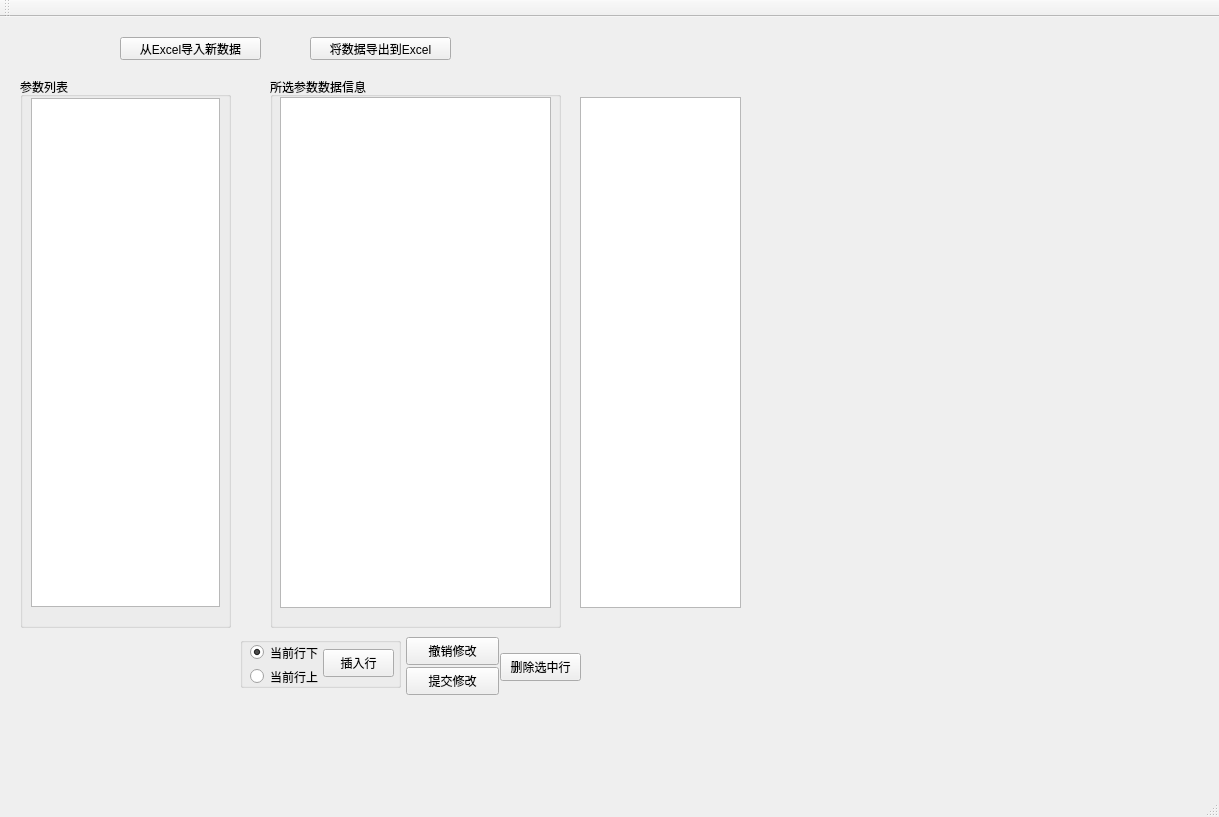
<?xml version="1.0" encoding="UTF-8"?>
<ui version="4.0">
 <class>FlyEditClass</class>
 <widget class="QMainWindow" name="FlyEditClass">
  <property name="geometry">
   <rect>
    <x>0</x>
    <y>0</y>
    <width>1219</width>
    <height>817</height>
   </rect>
  </property>
  <property name="windowTitle">
   <string>FlyEdit</string>
  </property>
  <widget class="QWidget" name="centralWidget">
   <widget class="QPushButton" name="pushButton_Submit">
    <property name="geometry">
     <rect>
      <x>406</x>
      <y>650</y>
      <width>93</width>
      <height>28</height>
     </rect>
    </property>
    <property name="text">
     <string>提交修改</string>
    </property>
   </widget>
   <widget class="QPushButton" name="pushButton_ReMod">
    <property name="geometry">
     <rect>
      <x>406</x>
      <y>620</y>
      <width>93</width>
      <height>28</height>
     </rect>
    </property>
    <property name="text">
     <string>撤销修改</string>
    </property>
   </widget>
   <widget class="QPushButton" name="pushButton_DeleRow">
    <property name="geometry">
     <rect>
      <x>500</x>
      <y>636</y>
      <width>81</width>
      <height>28</height>
     </rect>
    </property>
    <property name="text">
     <string>删除选中行</string>
    </property>
   </widget>
   <widget class="QGroupBox" name="groupBox">
    <property name="geometry">
     <rect>
      <x>240</x>
      <y>620</y>
      <width>161</width>
      <height>51</height>
     </rect>
    </property>
    <property name="title">
     <string/>
    </property>
    <widget class="QRadioButton" name="radioButton_Down">
     <property name="geometry">
      <rect>
       <x>10</x>
       <y>6</y>
       <width>81</width>
       <height>19</height>
      </rect>
     </property>
     <property name="text">
      <string>当前行下</string>
     </property>
     <property name="checked">
      <bool>true</bool>
     </property>
    </widget>
    <widget class="QRadioButton" name="radioButton_Up">
     <property name="geometry">
      <rect>
       <x>10</x>
       <y>30</y>
       <width>81</width>
       <height>19</height>
      </rect>
     </property>
     <property name="text">
      <string>当前行上</string>
     </property>
    </widget>
    <widget class="QPushButton" name="pushButton_InsRow">
     <property name="geometry">
      <rect>
       <x>83</x>
       <y>12</y>
       <width>71</width>
       <height>28</height>
      </rect>
     </property>
     <property name="text">
      <string>插入行</string>
     </property>
    </widget>
   </widget>
   <widget class="QPushButton" name="pushButton_ImportExcel">
    <property name="geometry">
     <rect>
      <x>120</x>
      <y>20</y>
      <width>141</width>
      <height>23</height>
     </rect>
    </property>
    <property name="text">
     <string>从Excel导入新数据</string>
    </property>
   </widget>
   <widget class="QPushButton" name="pushButton_ExportToExcel">
    <property name="geometry">
     <rect>
      <x>310</x>
      <y>20</y>
      <width>141</width>
      <height>23</height>
     </rect>
    </property>
    <property name="text">
     <string>将数据导出到Excel</string>
    </property>
   </widget>
   <widget class="QGroupBox" name="groupBox_2">
    <property name="geometry">
     <rect>
      <x>20</x>
      <y>60</y>
      <width>211</width>
      <height>551</height>
     </rect>
    </property>
    <property name="title">
     <string>参数列表</string>
    </property>
    <widget class="QTreeView" name="treeView_paraList">
     <property name="geometry">
      <rect>
       <x>11</x>
       <y>21</y>
       <width>189</width>
       <height>509</height>
      </rect>
     </property>
    </widget>
   </widget>
   <widget class="QGroupBox" name="groupBox_3">
    <property name="geometry">
     <rect>
      <x>270</x>
      <y>60</y>
      <width>291</width>
      <height>551</height>
     </rect>
    </property>
    <property name="title">
     <string>所选参数数据信息</string>
    </property>
    <widget class="QTableView" name="tableView_Para1">
     <property name="geometry">
      <rect>
       <x>10</x>
       <y>20</y>
       <width>271</width>
       <height>511</height>
      </rect>
     </property>
     <property name="sizePolicy">
      <sizepolicy hsizetype="Expanding" vsizetype="Expanding">
       <horstretch>0</horstretch>
       <verstretch>0</verstretch>
      </sizepolicy>
     </property>
     <property name="dragEnabled">
      <bool>false</bool>
     </property>
    </widget>
   </widget>
   <widget class="QTableWidget" name="tableWidget_paraListCheck">
    <property name="geometry">
     <rect>
      <x>580</x>
      <y>80</y>
      <width>161</width>
      <height>511</height>
     </rect>
    </property>
   </widget>
   <widget class="QCustomPlot" name="customPlot_paraChecked" native="true">
    <property name="geometry">
     <rect>
      <x>760</x>
      <y>140</y>
      <width>441</width>
      <height>391</height>
     </rect>
    </property>
   </widget>
   <zorder>groupBox_3</zorder>
   <zorder>pushButton_Submit</zorder>
   <zorder>pushButton_ReMod</zorder>
   <zorder>pushButton_DeleRow</zorder>
   <zorder>groupBox</zorder>
   <zorder>pushButton_ImportExcel</zorder>
   <zorder>pushButton_ExportToExcel</zorder>
   <zorder>groupBox_2</zorder>
   <zorder>tableWidget_paraListCheck</zorder>
   <zorder>customPlot_paraChecked</zorder>
  </widget>
  <widget class="QMenuBar" name="menuBar">
   <property name="geometry">
    <rect>
     <x>0</x>
     <y>0</y>
     <width>1219</width>
     <height>23</height>
    </rect>
   </property>
  </widget>
  <widget class="QToolBar" name="mainToolBar">
   <attribute name="toolBarArea">
    <enum>TopToolBarArea</enum>
   </attribute>
   <attribute name="toolBarBreak">
    <bool>false</bool>
   </attribute>
  </widget>
  <widget class="QStatusBar" name="statusBar"/>
 </widget>
 <layoutdefault spacing="6" margin="11"/>
 <customwidgets>
  <customwidget>
   <class>QCustomPlot</class>
   <extends>QWidget</extends>
   <header>qcustomplot.h</header>
   <container>1</container>
  </customwidget>
 </customwidgets>
 <resources>
  <include location="flyedit.qrc"/>
 </resources>
 <connections/>
</ui>
